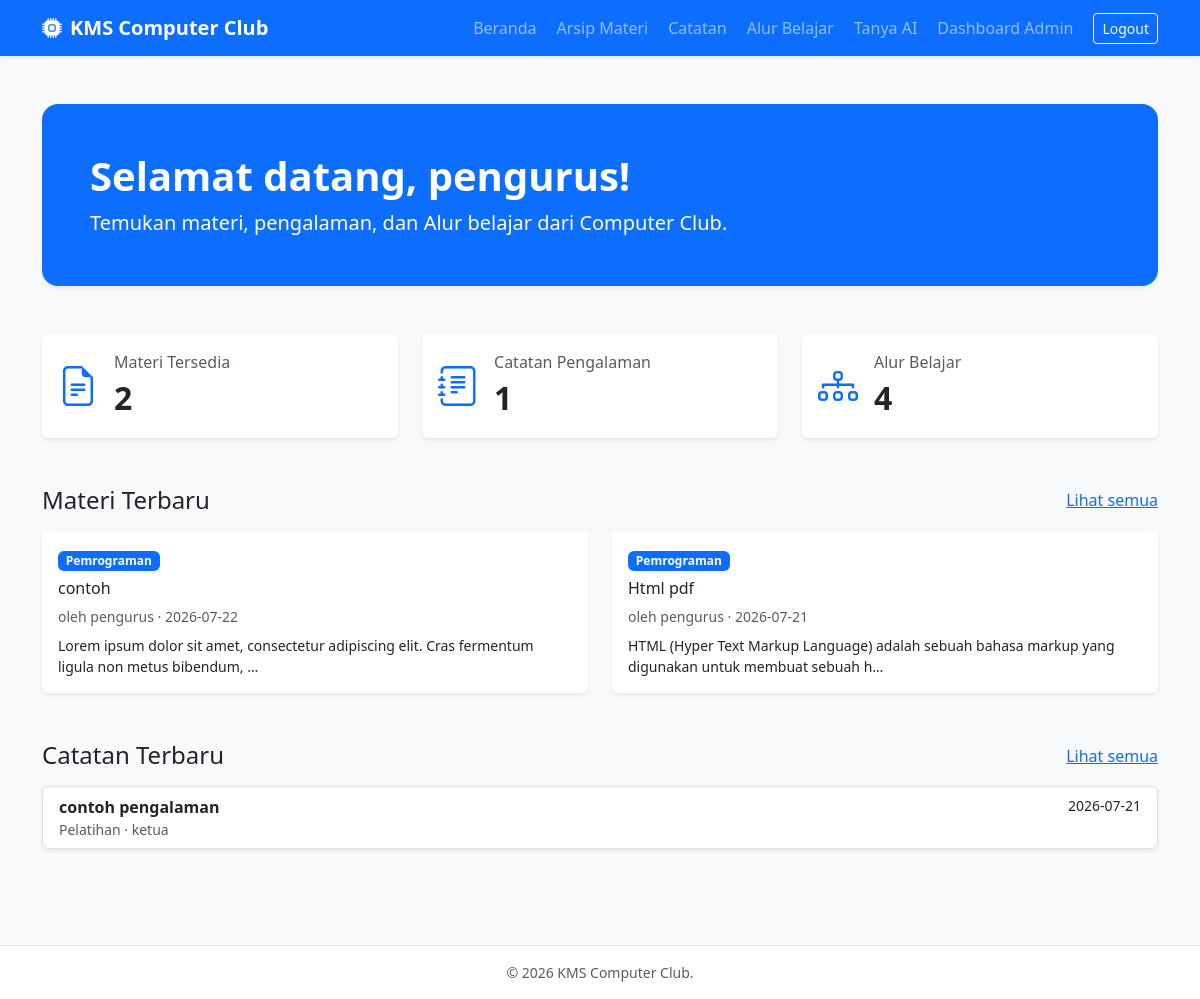
Screenshot of /portal/index.php (signed in) with the database file from the repository.
### tables this page shows
CREATE TABLE `arsip_materi` (
  `id_arsip` int(11) NOT NULL,
  `id_user` int(11) NOT NULL,
  `id_approver` int(11) DEFAULT NULL,
  `judul_dokumen` varchar(255) NOT NULL,
  `deskripsi` text DEFAULT NULL,
  `kategori` varchar(100) DEFAULT NULL,
  `file_path` varchar(255) DEFAULT NULL,
  `file_media` varchar(255) DEFAULT NULL,
  `link_tautan` varchar(255) DEFAULT NULL,
  `tags` varchar(255) DEFAULT NULL,
  `status` enum('Pending','Published','Rejected') DEFAULT 'Pending',
  `alasan_reject` text DEFAULT NULL,
  `tgl_unggah` date NOT NULL
);

CREATE TABLE `pengguna` (
  `id_user` int(11) NOT NULL,
  `nama_lengkap` varchar(150) NOT NULL,
  `kelas` varchar(50) NOT NULL,
  `username` varchar(100) NOT NULL,
  `password` varchar(255) NOT NULL,
  `kartu_pelajar` varchar(255) DEFAULT NULL,
  `status_akun` enum('Pending','Aktif','Ditolak') DEFAULT 'Pending',
  `alasan_masuk` text DEFAULT NULL,
  `role` enum('Super Admin','Admin','Anggota') NOT NULL DEFAULT 'Anggota'
);

CREATE TABLE `catatan_pengalaman` (
  `id_catatan` int(11) NOT NULL,
  `id_user` int(11) NOT NULL,
  `id_approver` int(11) DEFAULT NULL,
  `judul_kegiatan` varchar(255) NOT NULL,
  `jenis_kegiatan` enum('Lomba','Workshop','Pelatihan','Seminar') NOT NULL,
  `kategori` varchar(100) DEFAULT NULL,
  `pengalaman` text DEFAULT NULL,
  `kendala` text DEFAULT NULL,
  `solusi` text DEFAULT NULL,
  `gambar_dokumentasi` varchar(255) DEFAULT NULL,
  `link_tautan` varchar(255) DEFAULT NULL,
  `tags` varchar(255) DEFAULT NULL,
  `status` enum('Pending','Published','Rejected') DEFAULT 'Pending',
  `alasan_reject` text DEFAULT NULL,
  `tgl_unggah` date NOT NULL
);

### portal/index.php (the view, shortened to what this page needs)
<?php
require_once '../config/koneksi.php';
$count = static fn(string $sql): int => (int)$conn->query($sql)->fetch()['total'];
$stats = [
    'materi' => $count("SELECT COUNT(*) total FROM ARSIP_MATERI WHERE status = 'Published'"),
    'catatan' => $count("SELECT COUNT(*) total FROM CATATAN_PENGALAMAN WHERE status = 'Published'"),
    'alur' => $count("SELECT COUNT(*) total FROM ALUR_PEMBELAJARAN WHERE status = 'Published'")
];
$materi = $conn->query(
    "SELECT am.judul_dokumen, am.kategori, am.deskripsi, am.tgl_unggah, p.nama_lengkap
     FROM ARSIP_MATERI am
     JOIN PENGGUNA p ON p.id_user = am.id_user
     WHERE am.status = 'Published'
     ORDER BY am.tgl_unggah DESC, am.id_arsip DESC
     LIMIT 5"
)->fetchAll();
$catatan = $conn->query(
    "SELECT cp.judul_kegiatan, cp.jenis_kegiatan, cp.pengalaman, cp.tgl_unggah, p.nama_lengkap
     FROM CATATAN_PENGALAMAN cp
     JOIN PENGGUNA p ON p.id_user = cp.id_user
     WHERE cp.status = 'Published'
     ORDER BY cp.tgl_unggah DESC, cp.id_catatan DESC
     LIMIT 5"
)->fetchAll();
?>
<main class="container py-5">
    <section class="p-4 p-md-5 mb-5 rounded-4 bg-primary text-white shadow-sm">
        <h1 class="display-6 fw-bold">Selamat datang, <?= htmlspecialchars($_SESSION['nama_lengkap'] ?? 'Anggota') ?>!</h1>
        <p class="lead mb-0">Temukan materi, pengalaman, dan Alur belajar dari Computer Club.</p>
    </section>
    <div class="row g-4 mb-5">
        <?php foreach ([
            ['materi', 'Materi Tersedia', 'file-earmark-text'],
            ['catatan', 'Catatan Pengalaman', 'journal-text'],
            ['alur', 'Alur Belajar', 'diagram-3']
        ] as [$key, $label, $icon]): ?>
            <div class="col-md-4">
                <div class="card border-0 shadow-sm h-100">
                    <div class="card-body d-flex align-items-center gap-3">
                        <i class="bi bi-<?= $icon ?> fs-1 text-primary"></i>
                        <div>
                            <div class="text-muted"><?= $label ?></div>
                            <div class="fs-2 fw-bold"><?= $stats[$key] ?></div>
                        </div>
                    </div>
                </div>
            </div>
        <?php endforeach; ?>
    </div>
    <section class="mb-5">
        <div class="d-flex justify-content-between align-items-center mb-3">
            <h2 class="h4 mb-0">Materi Terbaru</h2>
            <a href="arsip_materi.php">Lihat semua</a>
        </div>
        <div class="row g-4">
            <?php foreach ($materi as $m): ?>
                <div class="col-md-6 col-lg">
                    <div class="card border-0 shadow-sm h-100">
                        <div class="card-body">
                            <span class="badge text-bg-primary mb-2"><?= htmlspecialchars($m['kategori'] ?: 'Umum') ?></span>
                            <h3 class="h6"><?= htmlspecialchars($m['judul_dokumen']) ?></h3>
                            <p class="small text-muted mb-2">
                                oleh <?= htmlspecialchars($m['nama_lengkap']) ?> · <?= htmlspecialchars($m['tgl_unggah']) ?>
                            </p>
                            <p class="small mb-0">
                                <?= htmlspecialchars(mb_strimwidth(strip_tags($m['deskripsi'] ?? ''), 0, 100, '…')) ?>
                            </p>
                        </div>
                    </div>
                </div>
            <?php endforeach; ?>
        </div>
    </section>
    <section>
        <div class="d-flex justify-content-between align-items-center mb-3">
            <h2 class="h4 mb-0">Catatan Terbaru</h2>
            <a href="catatan.php">Lihat semua</a>
        </div>
        <div class="list-group shadow-sm">
            <?php foreach ($catatan as $c): ?>
                <div class="list-group-item">
                    <div class="d-flex justify-content-between gap-3">
                        <div>
                            <strong><?= htmlspecialchars($c['judul_kegiatan']) ?></strong>
                            <div class="small text-muted">
                                <?= htmlspecialchars($c['jenis_kegiatan']) ?> · <?= htmlspecialchars($c['nama_lengkap']) ?>
                            </div>
                        </div>
                        <small><?= htmlspecialchars($c['tgl_unggah']) ?></small>
                    </div>
                </div>
            <?php endforeach; ?>
        </div>
    </section>
</main>

### rows the page displays
arsip_materi: kategori "Pemrograman", judul_dokumen "contoh", id_user.nama_lengkap "pengurus", tgl_unggah "2026-07-22", deskripsi "Lorem ipsum dolor sit amet, consectetur adipiscing elit. Cras fermentum ligula non metus bibendum, …"
arsip_materi: kategori "Pemrograman", judul_dokumen "Html pdf", id_user.nama_lengkap "pengurus", tgl_unggah "2026-07-21", deskripsi "HTML (Hyper Text Markup Language) adalah sebuah bahasa markup yang digunakan untuk membuat sebuah h…"
catatan_pengalaman: judul_kegiatan "contoh pengalaman", jenis_kegiatan "Pelatihan", id_user.nama_lengkap "ketua", tgl_unggah "2026-07-21"

### other values shown
$_SESSION['nama_lengkap'] "pengurus"
$label "Materi Tersedia"
$stats[$key] "2"
$label "Catatan Pengalaman"
$stats[$key] "1"
$label "Alur Belajar"
$stats[$key] "4"
